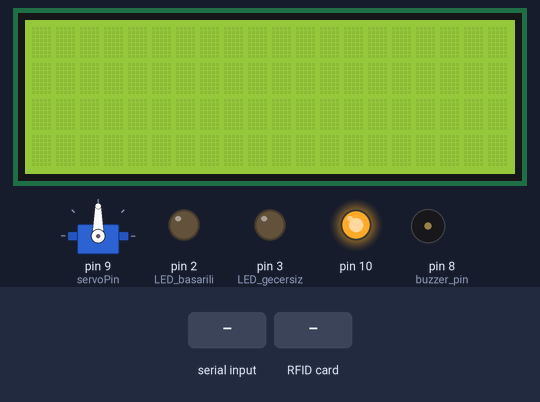
A sketch run on a simulated Arduino Uno, built with avr-gcc and run on an emulated ATmega328P. Parts: servo, 20×4 character LCD, output pins drawn as LEDs (lit = HIGH), buzzer (waves = sounding). The test bench sets the inputs (shaded band). What the sketch prints to the serial monitor is not drawn.

Above: at 1.8 s.
1.9 s: "A" received over Serial
At 4.8 s:
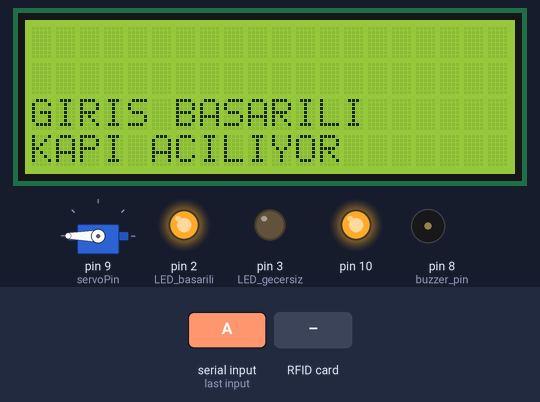
5.7 s: RFID card 5E 7A 19 C4 held to the reader
At 8.49 s:
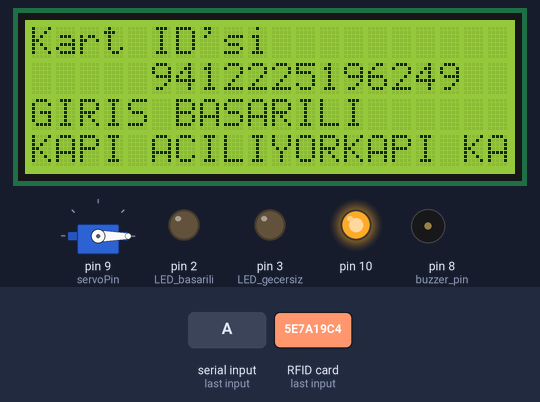
8.7 s: "K" received over Serial
At 10.5 s:
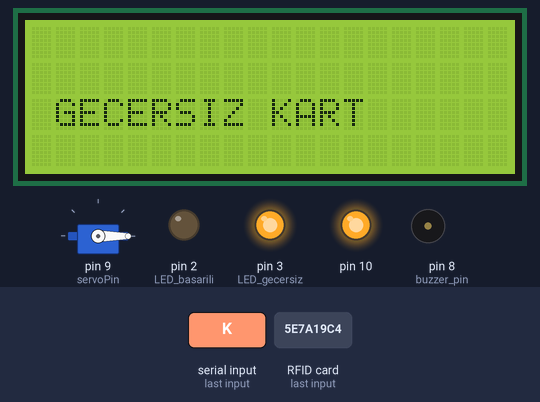
10.8 s: RFID card 5E 7A 19 C4 held to the reader
At 12.9 s:
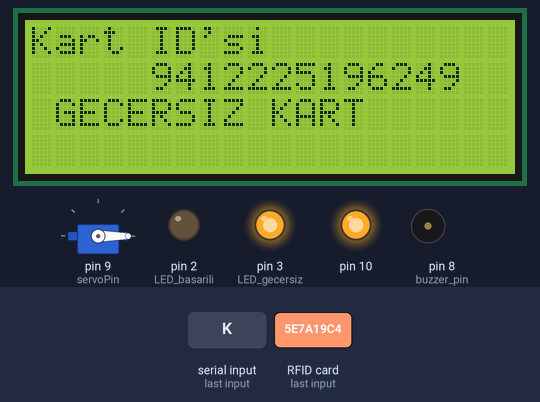
13.3 s: "A" received over Serial
At 19.2 s:
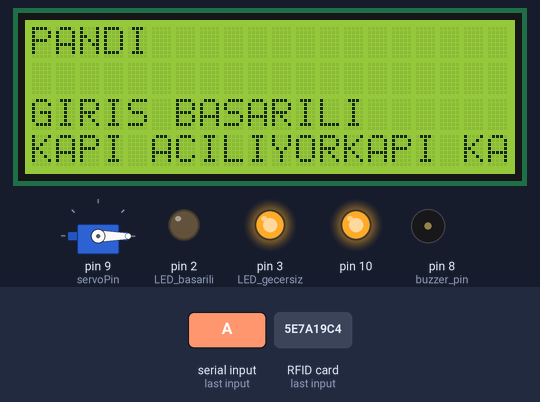
Timing chart, 0 to 20.7 s (numbered marks = the images above; inputs shaded):
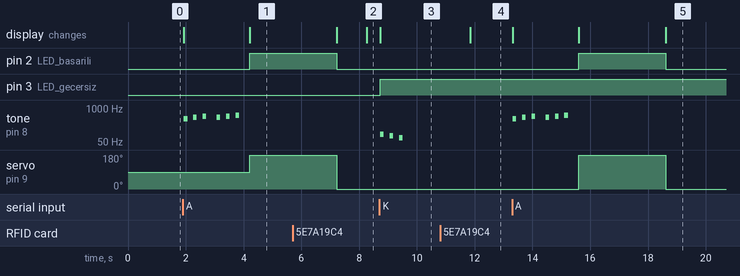

Measured:
- after the input at 1.9 s, pin 2 (LED_basarili): LOW → HIGH after 2.3 s; tone on pin 8 (buzzer_pin): plays 392 Hz for 0.13 s, 440 Hz for 0.13 s, 494 Hz for 0.13 s, 440 Hz for 0.13 s, 494 Hz for 0.13 s, 523 Hz for 0.13 s, starting at once; servo on pin 9 (servoPin): 90° → 180° after 2.3 s; the display: first changes at once (image 1 shows a later state)
- after the input at 5.7 s, the display: first differs from a run without the input after 2.6 s (image 2)
- after the input at 8.7 s, pin 3 (LED_gecersiz): LOW → HIGH at once; tone on pin 8 (buzzer_pin): plays 98 Hz for 0.13 s, 87 Hz for 0.13 s, 73 Hz for 0.13 s, starting at once; the display: changes at once (image 3)
- after the input at 10.8 s, the display: changes after 1.1 s (image 4)
- after the input at 13.3 s, pin 2 (LED_basarili): LOW → HIGH after 2.3 s, → LOW 3.0 s later; tone on pin 8 (buzzer_pin): plays 392 Hz for 0.13 s, 440 Hz for 0.13 s, 494 Hz for 0.13 s, 440 Hz for 0.13 s, 494 Hz for 0.13 s, 523 Hz for 0.13 s, starting at once

The sketch:

kod15_1.ino
```cpp
/*
#####################################################################################

 #
 #
 #   Autor:              Marcelo Moraes'inhttp://arduinobymyself.blogspot.com.br/ adresindeki örnek kodlarından yararlanılmıştır.
 #   Data:               27/05/13
 #   Local:              Sorocaba - SP
 #

 */

// kütüphaneler koda dahil ediliyor
#include <SPI.h>
#include <RFID.h>
#include <Servo.h>
#include "pitches.h"
#include <LiquidCrystal_I2C.h>
#include <Wire.h>

// rfId kart okuyucu bağlantıları
RFID rfid(53,5);


// I2c lcd ekran kurulumu yapılıyor.
LiquidCrystal_I2C lcd(0x27, 2, 1, 0, 4, 5, 6, 7, 3, POSITIVE);
byte serNum[5];
byte data[5];

// kart geçişleri için notalar tanımlanıyor.
int access_melody[] = {
  NOTE_G4,0,NOTE_A4,0, NOTE_B4,0,NOTE_A4,0,NOTE_B4,0, NOTE_C5,0};
int access_noteDurations[] = {
  8,8,8,8,8,4,8,8,8,8,8,4};
int fail_melody[] = {
  NOTE_G2,0,NOTE_F2,0,NOTE_D2,0};
int fail_noteDurations[] = {
  8,8,8,8,8,4};

// servo motor ve buzzer pinleri tanımlanıyor.
int LED_basarili = 2;
int LED_gecersiz = 3;
int buzzer_pin = 8;
int servoPin = 9;

// servo motor nesnesi yaratılıyor.
Servo doorLock;


void setup(){
  doorLock.attach(servoPin); // servo pin parametre olarak veriliyor.
  Serial.begin(9600); //
  lcd.begin(20,4); //
  lcd.backlight();

  lcd.clear();//
  SPI.begin(); //
  rfid.init(); //

  delay(500);
  pinMode(LED_basarili,OUTPUT);
  pinMode(LED_gecersiz,OUTPUT);
  pinMode(buzzer_pin,OUTPUT);
  pinMode(servoPin,OUTPUT);
}

void loop(){


  char veri;
  if(rfid.isCard()){

    if (rfid.readCardSerial()){ //
      data[0] = rfid.serNum[0]; //
      data[1] = rfid.serNum[1];
      data[2] = rfid.serNum[2];
      data[3] = rfid.serNum[3];
      data[4] = rfid.serNum[4];
      delay(1000);
    }

    lcd.backlight();
    lcd.setCursor(0,0);
    lcd.print("Kart ID'si");

    lcd.setCursor(0,1);
    lcd.print("     ");
    if(data[0]>0)
    {
      for(int i=0;i<5;i++)
      {

        Serial.print(data[i]);
        lcd.print(data[i]);

      }
      Serial.println();
    }
    else
    {
      lcd.backlight();
      lcd.println("kart Okunmadı");
    }


    for(int i=0;i<5;i++)
    {
      data[i]=0;

    }

  rfid.halt();
  }
   while(Serial.available()>0 )
    {
      veri=Serial.read();

      if(veri=='A')
      {
        lcd.clear();
        lcd.setCursor(0,2);
          lcd.print("GIRIS BASARILI");

        for (int i = 0; i < 12; i++){
          int access_noteDuration = 1000/access_noteDurations[i];
          tone(buzzer_pin, access_melody[i],access_noteDuration);
          int access_pauseBetweenNotes = access_noteDuration * 1.30;
          delay(access_pauseBetweenNotes);
          noTone(buzzer_pin);
        }
        lcd.setCursor(0,3);
        lcd.print("KAPI ACILIYOR");
        digitalWrite(LED_basarili,HIGH);
        doorLock.write(180);
        delay(3000);
        doorLock.write(0);
        digitalWrite(LED_basarili,LOW);
        lcd.print("KAPI KAPANDI");


      }
      else if(veri=='K')
      {
         lcd.clear();
        lcd.setCursor(0,2);
        lcd.print(" GECERSIZ KART");
        digitalWrite(LED_gecersiz, HIGH);
        for (int i = 0; i < 6; i++){
          int fail_noteDuration = 1000/fail_noteDurations[i];
          tone(buzzer_pin, fail_melody[i],fail_noteDuration);
          int fail_pauseBetweenNotes = fail_noteDuration * 1.30;
          delay(fail_pauseBetweenNotes);
          noTone(buzzer_pin);
        }
      }

    }
}
```

pitches.h
```cpp
/*************************************************
 * Public Constants
 *************************************************/

#define NOTE_B0  31
#define NOTE_C1  33
#define NOTE_CS1 35
#define NOTE_D1  37
#define NOTE_DS1 39
#define NOTE_E1  41
#define NOTE_F1  44
#define NOTE_FS1 46
#define NOTE_G1  49
#define NOTE_GS1 52
#define NOTE_A1  55
#define NOTE_AS1 58
#define NOTE_B1  62
#define NOTE_C2  65
#define NOTE_CS2 69
#define NOTE_D2  73
#define NOTE_DS2 78
#define NOTE_E2  82
#define NOTE_F2  87
#define NOTE_FS2 93
#define NOTE_G2  98
#define NOTE_GS2 104
#define NOTE_A2  110
#define NOTE_AS2 117
#define NOTE_B2  123
#define NOTE_C3  131
#define NOTE_CS3 139
#define NOTE_D3  147
#define NOTE_DS3 156
#define NOTE_E3  165
#define NOTE_F3  175
#define NOTE_FS3 185
#define NOTE_G3  196
#define NOTE_GS3 208
#define NOTE_A3  220
#define NOTE_AS3 233
#define NOTE_B3  247
#define NOTE_C4  262
#define NOTE_CS4 277
#define NOTE_D4  294
#define NOTE_DS4 311
#define NOTE_E4  330
#define NOTE_F4  349
#define NOTE_FS4 370
#define NOTE_G4  392
#define NOTE_GS4 415
#define NOTE_A4  440
#define NOTE_AS4 466
#define NOTE_B4  494
#define NOTE_C5  523
#define NOTE_CS5 554
#define NOTE_D5  587
#define NOTE_DS5 622
#define NOTE_E5  659
#define NOTE_F5  698
#define NOTE_FS5 740
#define NOTE_G5  784
#define NOTE_GS5 831
#define NOTE_A5  880
#define NOTE_AS5 932
#define NOTE_B5  988
#define NOTE_C6  1047
#define NOTE_CS6 1109
#define NOTE_D6  1175
#define NOTE_DS6 1245
#define NOTE_E6  1319
#define NOTE_F6  1397
#define NOTE_FS6 1480
#define NOTE_G6  1568
#define NOTE_GS6 1661
#define NOTE_A6  1760
#define NOTE_AS6 1865
#define NOTE_B6  1976
#define NOTE_C7  2093
#define NOTE_CS7 2217
#define NOTE_D7  2349
#define NOTE_DS7 2489
#define NOTE_E7  2637
#define NOTE_F7  2794
#define NOTE_FS7 2960
#define NOTE_G7  3136
#define NOTE_GS7 3322
#define NOTE_A7  3520
#define NOTE_AS7 3729
#define NOTE_B7  3951
#define NOTE_C8  4186
#define NOTE_CS8 4435
#define NOTE_D8  4699
#define NOTE_DS8 4978
```
